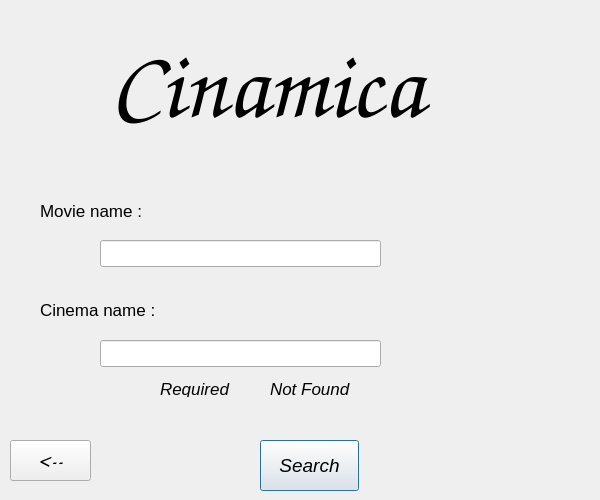
<?xml version="1.0" encoding="UTF-8"?>
<ui version="4.0">
 <class>CinemaSearch</class>
 <widget class="QDialog" name="CinemaSearch">
  <property name="geometry">
   <rect>
    <x>0</x>
    <y>0</y>
    <width>600</width>
    <height>500</height>
   </rect>
  </property>
  <property name="windowTitle">
   <string>Dialog</string>
  </property>
  <widget class="QLabel" name="label_2">
   <property name="geometry">
    <rect>
     <x>110</x>
     <y>30</y>
     <width>421</width>
     <height>111</height>
    </rect>
   </property>
   <property name="font">
    <font>
     <family>Comic Sans MS</family>
     <pointsize>72</pointsize>
     <weight>75</weight>
     <italic>true</italic>
     <bold>true</bold>
    </font>
   </property>
   <property name="text">
    <string>Cinamica</string>
   </property>
  </widget>
  <widget class="QLabel" name="label">
   <property name="geometry">
    <rect>
     <x>40</x>
     <y>200</y>
     <width>101</width>
     <height>21</height>
    </rect>
   </property>
   <property name="font">
    <font>
     <pointsize>13</pointsize>
    </font>
   </property>
   <property name="text">
    <string>Movie name :</string>
   </property>
  </widget>
  <widget class="QLabel" name="label_3">
   <property name="geometry">
    <rect>
     <x>40</x>
     <y>300</y>
     <width>121</width>
     <height>20</height>
    </rect>
   </property>
   <property name="font">
    <font>
     <pointsize>13</pointsize>
    </font>
   </property>
   <property name="text">
    <string>Cinema name :</string>
   </property>
  </widget>
  <widget class="QLineEdit" name="lineEdit">
   <property name="geometry">
    <rect>
     <x>100</x>
     <y>240</y>
     <width>281</width>
     <height>27</height>
    </rect>
   </property>
  </widget>
  <widget class="QLineEdit" name="lineEdit_2">
   <property name="geometry">
    <rect>
     <x>100</x>
     <y>340</y>
     <width>281</width>
     <height>27</height>
    </rect>
   </property>
  </widget>
  <widget class="QPushButton" name="pushButton">
   <property name="geometry">
    <rect>
     <x>260</x>
     <y>440</y>
     <width>99</width>
     <height>51</height>
    </rect>
   </property>
   <property name="font">
    <font>
     <pointsize>14</pointsize>
     <italic>true</italic>
    </font>
   </property>
   <property name="text">
    <string>Search</string>
   </property>
  </widget>
  <widget class="QLabel" name="label_4">
   <property name="geometry">
    <rect>
     <x>160</x>
     <y>380</y>
     <width>81</width>
     <height>17</height>
    </rect>
   </property>
   <property name="font">
    <font>
     <pointsize>13</pointsize>
     <italic>true</italic>
    </font>
   </property>
   <property name="text">
    <string>Required</string>
   </property>
  </widget>
  <widget class="QLabel" name="label_5">
   <property name="geometry">
    <rect>
     <x>270</x>
     <y>380</y>
     <width>81</width>
     <height>17</height>
    </rect>
   </property>
   <property name="font">
    <font>
     <pointsize>13</pointsize>
     <italic>true</italic>
    </font>
   </property>
   <property name="text">
    <string>Not Found</string>
   </property>
  </widget>
  <widget class="QPushButton" name="pushButton_3">
   <property name="geometry">
    <rect>
     <x>10</x>
     <y>440</y>
     <width>81</width>
     <height>41</height>
    </rect>
   </property>
   <property name="font">
    <font>
     <family>Comic Sans MS</family>
     <pointsize>17</pointsize>
     <weight>50</weight>
     <italic>false</italic>
     <bold>false</bold>
    </font>
   </property>
   <property name="text">
    <string>&lt;--</string>
   </property>
  </widget>
 </widget>
 <resources/>
 <connections/>
</ui>
